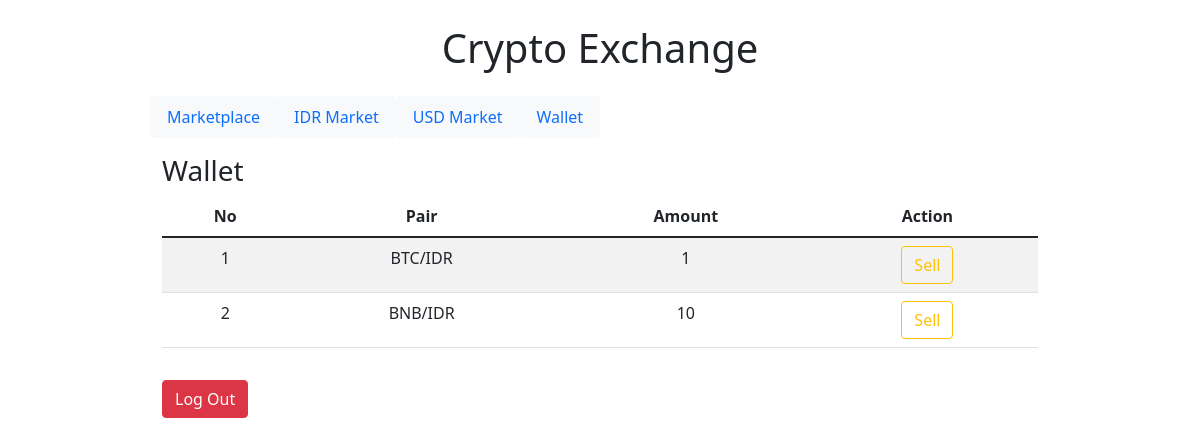
/wallet.php, run on the app's committed database.
### tables this page shows
CREATE TABLE `wallet` (
  `wallet_id` int(3) NOT NULL,
  `pair` varchar(11) NOT NULL,
  `amount` int(3) NOT NULL
);

### wallet.php (the view, shortened to what this page needs)
<?php
    include_once("config.php");
    $wallet = mysqli_query($mysqli, "SELECT * FROM wallet ORDER BY wallet_id ASC");
?>
<!DOCTYPE html>
<html lang="en">
<head>
    <link href="https://cdn.jsdelivr.net/npm/bootstrap@5.1.3/dist/css/bootstrap.min.css" rel="stylesheet">
</head>
<body>
    <h1 class="text-center m-4">Crypto Exchange</h1>
    <nav class="container w-75 m-auto nav mb-3">
        <a class="nav-link btn btn-light" href="marketplace.php">Marketplace</a>
        <a class="nav-link btn btn-light" href="idrMarket.php">IDR Market</a>
        <a class="nav-link btn btn-light" href="usdMarket.php">USD Market</a>
        <a class="nav-link btn btn-light" href="wallet.php">Wallet</a>
    </nav>
    <div class="container w-75 m-auto">
        <h3>Wallet</h3>
        <table class="table text-center table-striped table-hover">
            <thead>
                <tr>
                    <th scope="col">No</th>
                    <th scope="col">Pair</th>
                    <th scope="col">Amount</th>
                    <th scope="col">Action</th>
                </tr>
            <thead>
            <tbody>
                <?php
                    $id = 1;
                    while($item = mysqli_fetch_array($wallet)) {
                        echo "<tr>";
                        echo "<td>".$id."</td>";
                        echo "<td>".$item['pair']."</td>";
                        echo "<td>".$item['amount']."</td>";
                        echo "<td><a class='btn btn-outline-warning' href='sellCrypto.php?id=$item[wallet_id]'>Sell</a></td></tr>";
                        $id += 1;
                    }
                ?>
            </tbody>
        </table>
        <a class="btn btn-danger mt-3 mb-3" href="index.php">Log Out</a>
    </div>
</body>
</html>

### data on the page
wallet: pair "BTC/IDR", amount "1"
wallet: pair "BNB/IDR", amount "10"
